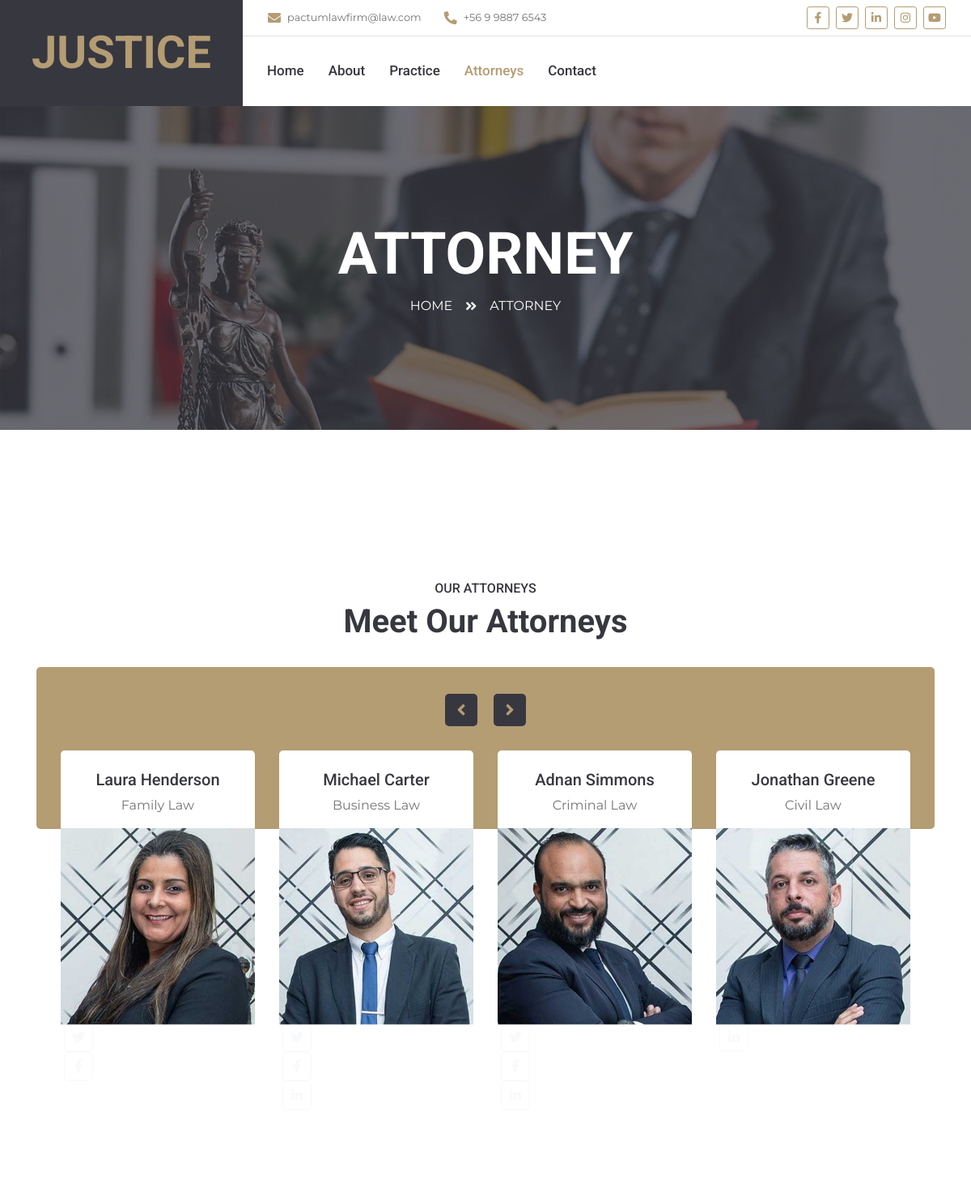
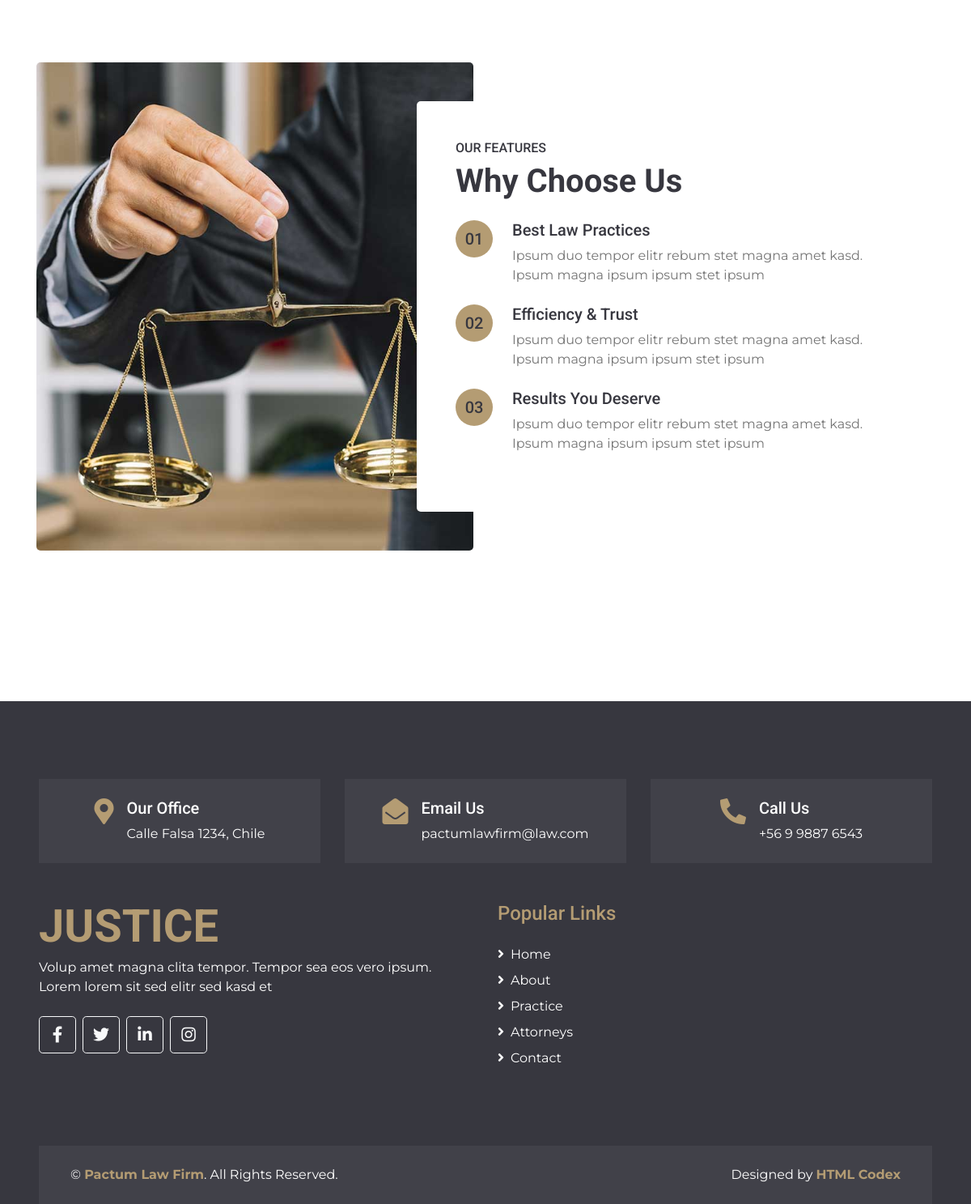
/attorneys/, run on the app's committed database (2 pictures, top to bottom).
### communications/models.py (models this page shows, shortened)
class ContactInfo(models.Model):
    phone_number = models.CharField(max_length=20,
                                    verbose_name="Número de Teléfono")
    email = models.EmailField(max_length=200,
                              verbose_name="Correo electrónico")
    class Meta:
        verbose_name = "Información de Contacto"
        verbose_name_plural = "Información de Contacto"
        ordering = ["id"]

class Address(models.Model):
    street = models.CharField(max_length=200,
                             verbose_name="Calle")
    number = models.IntegerField(verbose_name="Número")
    commune = models.CharField(max_length=200,
                               verbose_name="Comuna")
    country = models.CharField(max_length=200,
                               verbose_name="País")
    class Meta:
        verbose_name = "Dirección"
        verbose_name_plural = "Dirección"
        ordering = ["id"]

### attorneys/models.py (models this page shows, shortened)
class Attorney(models.Model):
    first_name = models.CharField(max_length=100, verbose_name="Primer nombre")
    last_name = models.CharField(max_length=100, verbose_name="Apellido")
    practice_area = models.CharField(max_length=100, verbose_name="Área de Práctica")
    twitter = models.URLField(verbose_name="Twitter", max_length=200, null=True, blank=True)
    facebook = models.URLField(verbose_name="Facebook", max_length=200, null=True, blank=True)
    linkedin = models.URLField(verbose_name="LinkedIn", max_length=200, null=True, blank=True)
    profile_photo = models.ImageField(upload_to='attorneys/', verbose_name="Foto de perfil", blank=True)
    class Meta:
        verbose_name = "Abogado"
        verbose_name_plural = "Abogados"
        ordering = ["id"]

### features/models.py (models this page shows, shortened)
class Feature(models.Model):
    title = models.CharField(max_length=100, verbose_name="Título")
    description = models.CharField(max_length=200, verbose_name="Descripción")
    class Meta:
        verbose_name = "Característica"
        verbose_name_plural = "Características"
        ordering = ["id"]

### attorneys/views.py (the view)
# urls.py: path('', views.attorneys_view, name='attorneys'),
def attorneys_view(request, *args, **kwargs):
    return render(request, 'attorneys.html')

### core/templates/attorneys.html
{% extends 'base.html' %}
{% load static %}
{% block content %}
<div class="container-fluid bg-page-header" style="margin-bottom: 90px;">
    <div class="container">
        <div class="d-flex flex-column align-items-center justify-content-center" style="min-height: 400px">
            <h3 class="display-3 text-white text-uppercase">Attorney</h3>
            <div class="d-inline-flex text-white">
                <p class="m-0 text-uppercase"><a class="text-white" href="">Home</a></p>
                <i class="fa fa-angle-double-right pt-1 px-3"></i>
                <p class="m-0 text-uppercase">Attorney</p>
            </div>
        </div>
    </div>
</div>
<div class="container-fluid py-5">
    <div class="container py-5">
        <div class="text-center pb-2">
            <h6 class="text-uppercase">Our Attorneys</h6>
            <h1 class="mb-4">Meet Our Attorneys</h1>
        </div>
        <div class="row">
            <div class="col-12">
                <div class="bg-primary rounded" style="height: 200px;"></div>
                <div class="owl-carousel team-carousel position-relative" style="margin-top: -97px; padding: 0 30px;">
                    {% for attorney in attorneys %}
                        <div class="team-item text-center bg-white rounded overflow-hidden pt-4">
                            <h5 class="mb-2 px-4">{{attorney.first_name}} {{attorney.last_name}}</h5>
                            <p class="mb-3 px-4">{{attorney.practice_area}}</p>
                            <div class="team-img position-relative">
                                <img class="img-fluid" src="{{attorney.profile_photo.url}}" alt="">
                                <div class="team-social">
                                    {% if attorney.twitter %}
                                        <a class="btn btn-outline-light btn-square mx-1" href="{{attorney.twitter}}"><i class="fab fa-twitter"></i></a>
                                    {% endif %}
                                    {% if attorney.facebook %}
                                        <a class="btn btn-outline-light btn-square mx-1" href="{{attorney.facebook}}"><i class="fab fa-facebook-f"></i></a>
                                    {% endif %}
                                    {% if attorney.linkedin %}
                                        <a class="btn btn-outline-light btn-square mx-1" href="{{attorney.linkedin}}"><i class="fab fa-linkedin-in"></i></a>
                                    {% endif %}
                                </div>
                            </div>
                        </div>
                    {% endfor %}
                </div>
            </div>
        </div>
    </div>
</div>
<div class="container-fluid py-5">
    <div class="container py-5">
        <div class="row">
            <div class="col-lg-6" style="min-height: 500px;">
                <div class="position-relative h-100 rounded overflow-hidden">
                    <img class="position-absolute w-100 h-100" src="{% static 'core/img/feature.jpg' %}" style="object-fit: cover;">
                </div>
            </div>
            <div class="col-lg-6 pt-5 pb-lg-5">
                <div class="feature-text bg-white rounded p-lg-5">
                    <h6 class="text-uppercase">Our Features</h6>
                    <h1 class="mb-4">Why Choose Us</h1>
                    {% for counter, feature in features %}
                        <div class="d-flex mb-4">
                            <div class="btn-primary btn-lg-square px-3" style="border-radius: 50px;">
                                <h5 class="text-secondary m-0">{{counter}}</h5>
                            </div>
                            <div class="ml-4">
                                <h5>{{feature.title}}</h5>
                                <p class="m-0">{{feature.description}}</p>
                            </div>
                        </div>
                    {% endfor %}
                </div>
            </div>
        </div>
    </div>
</div>
{% endblock content %}

### core/templates/base.html (shortened to what this page needs)
{% load static %}
<!DOCTYPE html>
<html lang="en">
<head>
    <link rel="stylesheet" href="https://cdnjs.cloudflare.com/ajax/libs/font-awesome/5.15.4/css/all.min.css">
    <link href="{% static 'core/lib/owlcarousel/assets/owl.carousel.min.css' %}" rel="stylesheet">
    <link href="{% static 'core/lib/tempusdominus/css/tempusdominus-bootstrap-4.min.css' %}" rel="stylesheet" />
    <link href="{% static 'core/css/style.css' %}" rel="stylesheet">
    <link rel="stylesheet" href="https://cdn.jsdelivr.net/npm/sweetalert2@11/dist/sweetalert2.min.css">
</head>
<body>
    {% load custom_filters %}
    <div class="container-fluid">
        <div class="row">
            <div class="col-lg-3 bg-secondary d-none d-lg-block">
                <a href="{% url 'index' %}" class="navbar-brand w-100 h-100 m-0 p-0 d-flex align-items-center justify-content-center">
                    <h1 class="m-0 display-4 text-primary text-uppercase">Justice</h1>
                </a>
            </div>
            <div class="col-lg-9">
                <div class="row bg-white border-bottom d-none d-lg-flex">
                    <div class="col-lg-7 text-left">
                        {% for contact_info in contact_info %}
                            <div class="h-100 d-inline-flex align-items-center py-2 px-3">
                                <i class="fa fa-envelope text-primary mr-2"></i>
                                <small>{{contact_info.email}}</small>
                            </div>
                            <div class="h-100 d-inline-flex align-items-center py-2 px-2">
                                <i class="fa fa-phone-alt text-primary mr-2"></i>
                                <small>{{contact_info.phone_number|format_phone}}</small>
                            </div>
                        {% endfor %}
                    </div>
                    <div class="col-lg-5 text-right">
                        <div class="d-inline-flex align-items-center p-2">
                            {% for network in social_network %}
                                {% if network.description|lower == 'facebook' %}
                                    <a class="btn btn-sm btn-outline-primary btn-sm-square mr-2" href="{{ network.link }}">
                                        <i class="{{ network.icon }}"></i>
                                    </a>
                                {% elif network.description|lower == 'twitter' %}
                                    <a class="btn btn-sm btn-outline-primary btn-sm-square mr-2" href="{{ network.link }}">
                                        <i class="{{ network.icon }}"></i>
                                    </a>
                                {% elif network.description|lower == 'linkedin' %}
                                    <a class="btn btn-sm btn-outline-primary btn-sm-square mr-2" href="{{ network.link }}">
                                        <i class="{{ network.icon }}"></i>
                                    </a>
                                {% elif network.description|lower == 'instagram' %}
                                    <a class="btn btn-sm btn-outline-primary btn-sm-square mr-2" href="{{ network.link }}">
                                        <i class="{{ network.icon }}"></i>
                                    </a>
                                {% elif network.description|lower == 'youtube' %}
                                    <a class="btn btn-sm btn-outline-primary btn-sm-square mr-2" href="{{ network.link }}">
                                        <i class="{{ network.icon }}"></i>
                                    </a>
                                {% endif %}
                            {% endfor %}
                        </div>
                    </div>
                </div>
                <nav class="navbar navbar-expand-lg bg-white navbar-light p-0">
                    <div class="collapse navbar-collapse justify-content-between" id="navbarCollapse">
                        <div class="navbar-nav mr-auto py-0">
                            <a href="{% url 'index' %}" class="nav-item nav-link {% if request.path == '/' %}active{% endif %}">Home</a>
                            <a href="{% url 'about' %}" class="nav-item nav-link {% if request.path == '/about/' %}active{% endif %}">About</a>
                            <a href="{% url 'practice' %}" class="nav-item nav-link {% if request.path == '/practice/' %}active{% endif %}">Practice</a>
                            <a href="{% url 'attorneys' %}" class="nav-item nav-link {% if request.path == '/attorneys/' %}active{% endif %}">Attorneys</a>
                            <a href="{% url 'contact' %}" class="nav-item nav-link {% if request.path == '/contact/' %}active{% endif %}">Contact</a>
                        </div>
                    </div>
                </nav>
            </div>
        </div>
    </div>
    {% block content %}{% endblock content %}
    {% load sweetify %}
    <div class="container-fluid bg-secondary text-white pt-5 px-sm-3 px-md-5" style="margin-top: 90px;">
        <div class="row mt-5">
            <div class="col-lg-4">
                <div class="d-flex justify-content-lg-center p-4" style="background: rgba(256, 256, 256, .05);">
                    <i class="fa fa-2x fa-map-marker-alt text-primary"></i>
                    <div class="ml-3">
                        <h5 class="text-white">Our Office</h5>
                        {% for address in address %}
                            <p class="m-0">{{address.street}} {{address.number}}, {{address.country}}</p>
                        {% endfor %}
                    </div>
                </div>
            </div>
            <div class="col-lg-4">
                <div class="d-flex justify-content-lg-center p-4" style="background: rgba(256, 256, 256, .05);">
                    <i class="fa fa-2x fa-envelope-open text-primary"></i>
                    <div class="ml-3">
                        <h5 class="text-white">Email Us</h5>
                            {% for contact_info in contact_info %}
                                <p class="m-0">{{contact_info.email}}</p>
                            {% endfor %}
                    </div>
                </div>
            </div>
            <div class="col-lg-4">
                <div class="d-flex justify-content-lg-center p-4" style="background: rgba(256, 256, 256, .05);">
                    <i class="fa fa-2x fa-phone-alt text-primary"></i>
                    <div class="ml-3">
                        <h5 class="text-white">Call Us</h5>
                            {% for contact_info in contact_info %}
                                <p class="m-0">{{contact_info.phone_number|format_phone}}</p>
                            {% endfor %}
                    </div>
                </div>
            </div>
        </div>
        <div class="row pt-5">
            <div class="col-lg-6 col-md-6 mb-5">
                <a href="index.html" class="navbar-brand">
                    <h1 class="m-0 mt-n2 display-4 text-primary text-uppercase">Justice</h1>
                </a>
                <p>Volup amet magna clita tempor. Tempor sea eos vero ipsum. Lorem lorem sit sed elitr sed kasd et</p>
                <div class="d-flex justify-content-start mt-4">
                    {% for network in social_network %}
                        {% if network.description|lower == 'twitter' %}
                            <a class="btn btn-lg btn-outline-light btn-lg-square mr-2" href="{{ network.link }}">
                                <i class="{{ network.icon }}"></i>
                            </a>
                        {% elif network.description|lower == 'facebook' %}
                            <a class="btn btn-lg btn-outline-light btn-lg-square mr-2" href="{{ network.link }}">
                                <i class="{{ network.icon }}"></i>
                            </a>
                        {% elif network.description|lower == 'linkedin' %}
                            <a class="btn btn-lg btn-outline-light btn-lg-square mr-2" href="{{ network.link }}">
                                <i class="{{ network.icon }}"></i>
                            </a>
                        {% elif network.description|lower == 'instagram' %}
                            <a class="btn btn-lg btn-outline-light btn-lg-square" href="{{ network.link }}">
                                <i class="{{ network.icon }}"></i>
                            </a>
                        {% endif %}
                    {% endfor %}
                </div>
            </div>
            <div class="col-lg-6 col-md-6 mb-5">
                <h4 class="font-weight-semi-bold text-primary mb-4">Popular Links</h4>
                <div class="d-flex flex-column justify-content-start">
                    <a class="text-white mb-2" href="{% url 'index' %}"><i class="fa fa-angle-right mr-2"></i>Home</a>
                    <a class="text-white mb-2" href="{% url 'about' %}"><i class="fa fa-angle-right mr-2"></i>About</a>
                    <a class="text-white mb-2" href="{% url 'practice' %}"><i class="fa fa-angle-right mr-2"></i>Practice</a>
                    <a class="text-white mb-2" href="{% url 'attorneys' %}"><i class="fa fa-angle-right mr-2"></i>Attorneys</a>
                    <a class="text-white" href="{% url 'contact' %}"><i class="fa fa-angle-right mr-2"></i>Contact</a>
                </div>
            </div>
        </div>
        <div class="row p-4 mt-5 mx-0" style="background: rgba(256, 256, 256, .05);">
            <div class="col-md-6 text-center text-md-left mb-3 mb-md-0">
                <p class="m-0 text-white">&copy; <a class="font-weight-bold" href="#">Pactum Law Firm</a>. All Rights Reserved.</p>
            </div>
            <div class="col-md-6 text-center text-md-right">
                <p class="m-0 text-white">Designed by <a class="font-weight-bold" href="https://htmlcodex.com">HTML Codex</a></p>
            </div>
        </div>
    </div>
</body>
</html>

### data on the page
ContactInfo: email "pactumlawfirm@law.com", phone_number "+56 9 9887 6543"
Attorney: first_name "Laura", last_name "Henderson", practice_area "Family Law", profile_photo (picture)
Attorney: first_name "Michael", last_name "Carter", practice_area "Business Law", profile_photo (picture)
Attorney: first_name "Adnan", last_name "Simmons", practice_area "Criminal Law", profile_photo (picture)
Attorney: first_name "Jonathan", last_name "Greene", practice_area "Civil Law", profile_photo (picture)
Feature: counter "01", title "Best Law Practices", description "Ipsum duo tempor elitr rebum stet magna amet kasd. Ipsum magna ipsum ipsum stet ipsum"
Feature: counter "02", title "Efficiency & Trust", description "Ipsum duo tempor elitr rebum stet magna amet kasd. Ipsum magna ipsum ipsum stet ipsum"
Feature: counter "03", title "Results You Deserve", description "Ipsum duo tempor elitr rebum stet magna amet kasd. Ipsum magna ipsum ipsum stet ipsum"
Address: street "Calle Falsa", number "1234", country "Chile"
